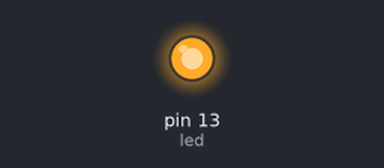
The sketch below on a simulated Arduino Uno, built with avr-gcc and run on an emulated ATmega328P. Parts: output pins drawn as LEDs (lit = HIGH).

Above: at 0.1 s.
At 2.1 s:
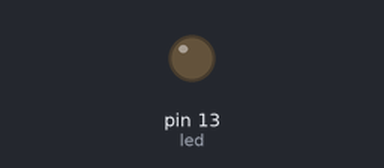
Timing chart, 0 to 3.6 s (numbered marks = the images above):
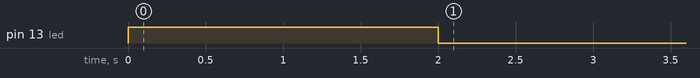

The sketch:

if_basic.ino
```cpp
//Su dung khoi lenh dieu kien IF don gian bat tat den sang 2s
int led = 13;
int a = 2;
void setup() {
  // put your setup code here, to run once:
  pinMode(led,OUTPUT);
  if(a < 5) {
    digitalWrite(led,HIGH);
  } else {
    digitalWrite(led,LOW);
  }
  delay(2000);
  if(a > 5){
    digitalWrite(led,HIGH);
  }
  else digitalWrite(led,LOW);
  delay(2000);
  digitalWrite(led,LOW);
}

void loop() {
  // put your main code here, to run repeatedly:

}
```
